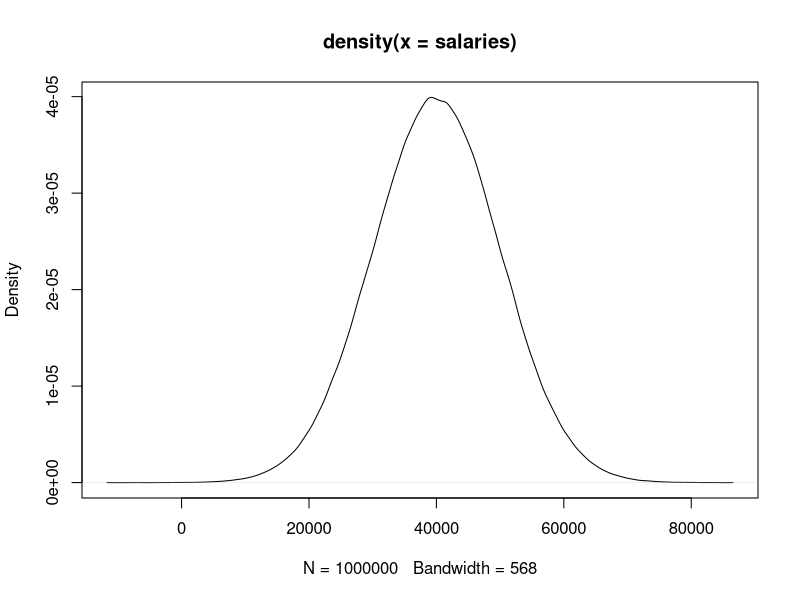

The R script that drew this image: (Note: a time limit stopped this script after it produced the figure.)
##################################################################
##################################################################
# Gov 2001/1002/E-2001 Section 1
# 1-28-15
# Soledad Artiz Prillaman
##################################################################
##################################################################

# Clear our workspace
rm(list=ls())


####################################
############ Simulation ############
####################################

######
# Simulating from distributions

## R has a bunch of canned functions which make this easy

## Say we want to look at the distribution of salaries
## and we assume that salaries are normally distributed 
## with mean 40000 and standard deviation 10000

## It may be hard to conceptualize this distribution,
## So we can sample from it using the rnorm() command
##    n is the sample size
salaries <- rnorm(n=1000000 , mean=40000 , sd=10000)

## Plot the distribution
plot(density(salaries))

## Now, what if we wanted to know the density of the distribution
## i.e. the height of the distribution
## when x = 20000
## dnorm provides the PDF of the normal distribution
dnorm(20000, mean=40000, sd=10000)

## Or maybe we want to know the probability that a salary is 
## is less than 20000
## pnorm provides the CDF of the normal distribution
pnorm(20000, mean=40000, sd=10000)

## Or maybe we want to know what salary marks the 95% percentile
## qnorm provides the inverse CDF of the normal distribution
qnorm(0.95, mean=40000, sd=10000)
## this tells us that under our assumed model, 
## 95% of people earn a salary of less than roughly $56000


## There are many other distributions which you can sample from in a similar way!



####################################
## EXPECTATION VIA SIMULATION

# Ex- You are waiting for the red line. How long with it take
#     for the T to get to you?
# X can be {1,2,3,4,...} minutes
# X is a geometric random variable measuring the number of minutes 
#   until the train gets to you (including the minute it gets to you)
# Assume that the probability that the T comes in any given minute is
#   pi = .2


# Now say we want to know the expected value of X - i.e. the expected 
#   amount of time you are going to wait for the train
# We can use simulation to approximate this value

# Set the seed so that you can replicate your results
#   doesn't matter what it is set to
set.seed(02138)
# draw 100000 observations from a geometric distribution
draws <- rgeom(n = 100000, prob = .2)
# and then find the mean of these to approximate the expected value
mean(draws)


# NOTE: For some versions of R, rgeom does not include the minute you arrive
#   i.e. rather than being the number of failures (minutes the train doesn't come)
#        and the first success it is the number of failures before the first success
# So we have to add 1 to rgeom to get the correct distribution - each value it gives us 
#       is the number of minutes the train did not show up and then we add 1 for the minute
#       it did show up
set.seed(02138)
# draw 100000 observations from a geometric distribution
draws <- 1 + rgeom(n = 100000, prob = .2)
# and then find the mean of these to approximate the expected value
mean(draws)


# What if instead you wanted to know the expected value of a function
# Say E[sqrt(1 + X)]
# We can calculate this by simulating X, running it through the function g(x) and finding the mean 
# We can do this because of LOTUS which says that E[g(X)] = \sum_x g(x)P(X=x)

# 1. Draw X from a geometric
set.seed(02138)
draws <- 1 + rgeom(n = 100000, prob = .2)
# 2. Calculate g(x) for each draw
g.draws <- sqrt(1 + draws)
# Find the mean of this
mean(g.draws)



#######
## Ex - Lets assume we have the same question but we want to model time as continuous,
#       i.e. the train can arrive at any point, not just on exact minutes
# X can be any value greater than 0
# X is an exponential random variable
# Assume that the rate at which X occurs is .25, i.e. lambda = .25

# Again we want to find the expected value of X using simulation
# Set the seed
set.seed(2001)
# draw 100000 observations from an exponential distribution
draws <- rexp(n = 100000, rate = .2)
# and then find the mean of these to approximate the expected value
mean(draws)


# Again we want E[sqrt(1 + X)]
# 1. Draw X from an exponential
set.seed(2001)
draws <- rexp(n = 100000, rate = .2)
# 2. Calculate g(x) for each draw
g.draws <- sqrt(1 + draws)
# Find the mean of this
mean(g.draws)



####################################
## PROBABILITY VIA SIMULATION

# Ex- We have an urn with five red balls and five green balls
# What is the probability of drawing four balls of the same color?

# 1. Construct our population
urn <- c("G","G","G","G","G","R","R","R","R","R")
urn
# Or
urn <- c(rep("red",5),rep("green",5))
urn
# Or
urn <- c(rep(1,5),rep(0,5))
urn

# 2. Take one sample
set.seed(1217)
# sample 4 elements from the vector urn without replacement
draw <- sample(x = urn, size = 4, replace = FALSE)
draw

# 3. Determine if a success or failure
sum(draw) == 4 
sum(draw) == 0
# specify that it is a success if the vector adds to 1 or 0
success <- (sum(draw) == 4) | (sum(draw) == 0)
success

# 4. Repeat with a for-loop
set.seed(1217)
# Specify the number of times you want to repeat
sims <- 100000
# Create an empty vector to store your output
success <- NULL
# Repeat steps 2-3 over and over and store your results from each repetition
#   in the vector success
for(i in 1:sims){
  draw <- sample(x = urn, size = 4, replace = FALSE)
  success[i] <- sum(draw) == 4 | sum(draw) == 0
}
head(success)

# (4. Repeat with replicate)
# Write a function that takes in a vector of draws (our sample of 4 balls)
#   and returns whether it was a success or not
eval <- function(draw){
  success <- sum(draw) == 4 | sum(draw) == 0
  return(success)
}
set.seed(1217)
sims <- 10000000
# Replicate teh function over and over and store in a new vector 
success <- replicate(sims, eval(sample(urn, 4, replace=F)))
head(success)
# Exactly the same as our for-loop! (Note: this is because we set it to the same seed)

# 5. Determine proportion of success
sum(success)/sims
# Or
mean(success)




####################################
############ FUNCTIONS #############
####################################


######### QUIZ ###########
## Write a function that takes in a vector x and a vector y 
#  and reports the r^2 from a regression of x on y
#  do not use the lm() command at all! 



















# This function takes as its inputs a vector of observations for the single covariate x
# and a vector of observations for the y
# It outputs a single value of the r2
r2.function <- function(x,y){
  # Find our estimate of b1 using the first normal equation
  b1 <- sum((x-mean(x))*y)/sum((x-mean(x))^2)
  # Find our estimate of b0 using the second normal equation
  b0 <- mean(y) - b1*mean(x)
  # using our estimates of b1 and b0 find our yhat
  yhat <- b0 + b1*x
  # use these in the formula for r2
  r2 <- sum((yhat-mean(y))^2)/sum((y-mean(y))^2)
  return(r2)
}
